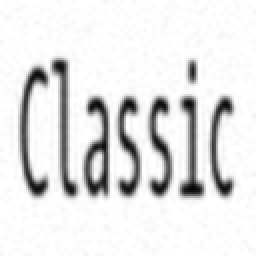
#> input picture inference-service/debug_patches/patch_1773341072841.png, 128 x 128 px (shown 2 times larger)
$ python -i preprocess.py   (imports and definitions only)
#> lines starting #> are read from the running program, lines starting #| are printed output that depends on the picture
# inference-service/preprocess.py
import cv2
import numpy as np
from PIL import Image
import io

IMAGE_SIZE = 128
MIN_PATCH_AREA = 400        # Ignore tiny regions (< 20×20 px)
MAX_PATCHES    = 5          # Process at most 5 patches per image
MSER_DELTA     = 5          # MSER sensitivity — lower = more regions
MSER_MIN_AREA  = 60
MSER_MAX_AREA  = 14400      # Ignores full-image regions
MSER_MAX_VAR   = 0.25

# ─── Image Loading ────────────────────────────────────────────────────────────

def bytes_to_bgr(image_bytes: bytes) -> np.ndarray | None:
    """Decode raw image bytes into an OpenCV BGR numpy array."""
    arr = np.frombuffer(image_bytes, dtype=np.uint8)
    img = cv2.imdecode(arr, cv2.IMREAD_COLOR)
    return img  # Returns None if decode fails


def resize_if_too_large(img: np.ndarray, max_dim: int = 1024) -> np.ndarray:
    """
    Downscale image if either dimension exceeds max_dim.
    Large images slow down MSER significantly without improving accuracy.
    """
    h, w = img.shape[:2]
    if max(h, w) <= max_dim:
        return img
    scale = max_dim / max(h, w)
    new_w = int(w * scale)
    new_h = int(h * scale)
    return cv2.resize(img, (new_w, new_h), interpolation=cv2.INTER_AREA)

# ─── MSER Text Detection ──────────────────────────────────────────────────────

def detect_text_patches(img_bgr: np.ndarray) -> list[dict]:
    """
    Detect text regions in the image using MSER.
    Returns a list of patch dicts sorted by area (largest first).

    Each dict contains:
        "patch":  np.ndarray (64, 64) uint8 grayscale, normalised to white bg
        "bbox":   (x, y, w, h) in original image coordinates
        "area":   int, pixel area of bounding box
    """
    img_bgr = resize_if_too_large(img_bgr)
    gray    = cv2.cvtColor(img_bgr, cv2.COLOR_BGR2GRAY)
    h_img, w_img = gray.shape

    # ── Step 1: MSER detection ────────────────────────────────────────────
    mser = cv2.MSER_create(
        delta=MSER_DELTA,
        min_area=MSER_MIN_AREA,
        max_area=MSER_MAX_AREA,
        max_variation=MSER_MAX_VAR,
    )
    regions, _ = mser.detectRegions(gray)

    print(f"DEBUG: img_bgr shape: {img_bgr.shape}, MSER found {len(regions) if regions else 0} regions")
    if not regions:
        return [_fallback_center_patch(gray)]

    # ── Step 2: Convert regions to bounding boxes ─────────────────────────
    raw_boxes = []
    for region in regions:
        pts = region.reshape(-1, 1, 2)
        x, y, w, h = cv2.boundingRect(pts)
        area = w * h

        if area < MIN_PATCH_AREA:
            continue

        # Filter out near-square blobs likely to be icons/logos not text
        aspect = w / max(h, 1)
        if not (0.15 < aspect < 12):
            continue

        raw_boxes.append((x, y, w, h))

    print(f"DEBUG: raw_boxes after filter: {len(raw_boxes)}")

    if not raw_boxes:
        return [_fallback_center_patch(gray)]

    # ── Step 3: Merge overlapping boxes ──────────────────────────────────
    merged = _merge_overlapping_boxes(raw_boxes, overlap_threshold=0.3)

    # ── Step 4: Sort by area descending, take top MAX_PATCHES ────────────
    merged.sort(key=lambda b: b[2] * b[3], reverse=True)
    top_boxes = merged[:MAX_PATCHES]

    # ── Step 5: Crop, normalise, resize each box to 64×64 ────────────────
    patches = []
    for (x, y, w, h) in top_boxes:
        pad = max(6, int(min(w, h) * 0.15))
        x1 = max(0, x - pad)
        y1 = max(0, y - pad)
        x2 = min(w_img, x + w + pad)
        y2 = min(h_img, y + h + pad)

        crop = gray[y1:y2, x1:x2]
        if crop.size == 0:
            continue

        normalised = _normalise_patch(crop)
        resized    = cv2.resize(normalised, (IMAGE_SIZE, IMAGE_SIZE), interpolation=cv2.INTER_LANCZOS4)

        patches.append({
            "patch": resized,
            "bbox":  (x1, y1, x2 - x1, y2 - y1),
            "area":  (x2 - x1) * (y2 - y1),
        })

    return patches if patches else [_fallback_center_patch(gray)]


def _normalise_patch(crop: np.ndarray) -> np.ndarray:
    """
    Ensure the patch has a white background and dark text.
    Fonts can appear as dark-on-white OR white-on-dark.
    We always convert to dark-on-white for consistent model input.
    """
    mean = np.mean(crop)
    if mean < 128:
        # Dark background — invert so text is dark on white
        return cv2.bitwise_not(crop)
    return crop


def _fallback_center_patch(gray: np.ndarray) -> dict:
    """
    If MSER finds nothing, crop the centre third of the image.
    This handles clean text-only images where MSER finds no regions.
    """
    h, w = gray.shape
    y1, y2 = h // 3, 2 * h // 3
    x1, x2 = w // 3, 2 * w // 3
    crop = gray[y1:y2, x1:x2]
    if crop.size == 0:
        crop = gray
    normalised = _normalise_patch(crop)
    resized    = cv2.resize(normalised, (IMAGE_SIZE, IMAGE_SIZE), interpolation=cv2.INTER_LANCZOS4)
    return {"patch": resized, "bbox": (x1, y1, x2 - x1, y2 - y1), "area": 0}


def _merge_overlapping_boxes(
    boxes: list[tuple[int, int, int, int]],
    overlap_threshold: float = 0.3,
) -> list[tuple[int, int, int, int]]:
    """
    Merge boxes with significant overlap (e.g. MSER detecting the same letter twice).
    Uses IoU (intersection over union) — standard object detection technique.
    """
    if not boxes:
        return []

    boxes = list(set(boxes))  # Remove exact duplicates
    merged = []
    used = [False] * len(boxes)

    for i, b1 in enumerate(boxes):
        if used[i]:
            continue
        x1, y1, w1, h1 = b1
        group = [b1]

        for j, b2 in enumerate(boxes[i+1:], start=i+1):
            if used[j]:
                continue
            x2, y2, w2, h2 = b2

            # Compute IoU
            ix1 = max(x1, x2)
            iy1 = max(y1, y2)
            ix2 = min(x1 + w1, x2 + w2)
            iy2 = min(y1 + h1, y2 + h2)

            if ix2 <= ix1 or iy2 <= iy1:
                continue  # No overlap

            inter = (ix2 - ix1) * (iy2 - iy1)
            union = w1 * h1 + w2 * h2 - inter
            iou   = inter / union if union > 0 else 0

            if iou >= overlap_threshold:
                group.append(b2)
                used[j] = True

        # Merge group into one bounding box
        all_x = [b[0] for b in group]
        all_y = [b[1] for b in group]
        all_x2 = [b[0] + b[2] for b in group]
        all_y2 = [b[1] + b[3] for b in group]
        mx1, my1 = min(all_x), min(all_y)
        mx2, my2 = max(all_x2), max(all_y2)
        merged.append((mx1, my1, mx2 - mx1, my2 - my1))
        used[i] = True

    return merged

>>> import cv2
>>> picture = cv2.imread('debug_patches/patch_1773341072841.png')
#> picture is the input picture: shape (128, 128, 3); min 4, max 255, mean 228
>>> result = detect_text_patches(picture)
#> in detect_text_patches, `regions, _ = mser.detectRegions(gray)`: regions = 220 items
#| DEBUG: img_bgr shape: (128, 128, 3), MSER found 220 regions
#> the loop in detect_text_patches, `for region in regions:` made 220 passes
#> (x, y, w, h, area, aspect) on passes 1 to 3: (27, 30, 11, 68, 748, 0.162), (27, 30, 11, 68, 748, 0.162), (27, 30, 11, 68, 748, 0.162)
#> after the loop in detect_text_patches, `for region in regions:`: raw_boxes = 206 items, first 6: (27, 30, 11, 68), (27, 30, 11, 68), (27, 30, 11, 68), (26, 30, 12, 68), (26, 30, 12, 68), (26, 30, 13, 68)
#| DEBUG: raw_boxes after filter: 206
#> in _merge_overlapping_boxes, `boxes = list(set(boxes))`: boxes = 64 items, first 6: (11, 34, 12, 63), (105, 49, 11, 49), (90, 48, 12, 51), (9, 32, 16, 67), (10, 34, 14, 64), (75, 49, 11, 49)
#> in _merge_overlapping_boxes, `used = [False] * len(boxes)`: used = 64 items, first 6: False, False, False, False, False, False
#> the loop in _merge_overlapping_boxes, `for i, b1 in enumerate(boxes):` made 64 passes
#> b1 on passes 4, 5, 7, 9, 11, 13, 14, 15, 16, 17, 18, 19: (9, 32, 16, 67), (10, 34, 14, 64), (106, 49, 10, 48), (105, 48, 12, 50), (10, 33, 14, 65), (76, 50, 9, 47), (73, 47, 14, 53), (89, 48, 14, 51), (91, 49, 10, 48), (58, 48, 13, 51), (42, 48, 13, 50), (41, 47, 14, 53)
#> (x1, y1, w1, h1, all_x, all_y, all_x2, all_y2) on passes 1 to 3: (11, 34, 12, 63, [11, 9, 10, 10, 11, 10, 11, 9, 11, 10], [34, 32, 34, 33, 34, 33, 35, 33, 34, 33], [23, 25, 24, 24, 24, 25, 23, 25, 23, 24], [97, 99, 98, 98, 98, 99, 97, 99, 98, 99]), (105, 49, 11, 49, [105, 106, 105, 106, 104, 105, 106, 105, 104], [49, 49, 48, 50, 47, 49, 49, 48, 47], [116, 116, 117, 116, 117, 117, 116, 117, 118], [98, 97, 98, 97, 99, 98, 98, 99, 100]), (90, 48, 12, 51, [90, 89, 91, 89, 90, 90, 91, 91, 89], [48, 48, 49, 47, 48, 49, 50, 49, 47], [102, 103, 101, 103, 102, 102, 101, 101, 103], [99, 99, 97, 99, 98, 98, 97, 98, 100])
#> after the loop in _merge_overlapping_boxes, `for i, b1 in enumerate(boxes):`: merged = [(9, 32, 16, 67), (104, 47, 14, 53), (89, 47, 14, 53), (73, 47, 14, 53), (57, 47, 14, 53), (41, 47, 14, 53), (25, 29, 15, 70), (1, 1, 126, 126)]; used = 64 items, first 6: True, True, True, True, True, True
#> in detect_text_patches, `top_boxes = merged[:MAX_PATCHES]`: top_boxes = [(1, 1, 126, 126), (9, 32, 16, 67), (25, 29, 15, 70), (104, 47, 14, 53), (89, 47, 14, 53)]
#> the loop in detect_text_patches, `for (x, y, w, h) in top_boxes:` made 5 passes
#> (x, y, w, h, pad, x1, y1, x2) on passes 1 to 5: (1, 1, 126, 126, 18, 0, 0, 128), (9, 32, 16, 67, 6, 3, 26, 31), (25, 29, 15, 70, 6, 19, 23, 46), (104, 47, 14, 53, 6, 98, 41, 124), (89, 47, 14, 53, 6, 83, 41, 109)
#> pass 2, in detect_text_patches, `crop = gray[y1:y2, x1:x2]`:
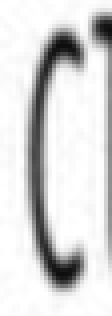
#> crop: shape (79, 28) (shown 4 times larger); min 14, max 255, mean 216.2
#> pass 2, in detect_text_patches, `resized    = cv2.resize(normalised, (IMAGE_SIZE, IMAGE_SIZE), interpol..`:
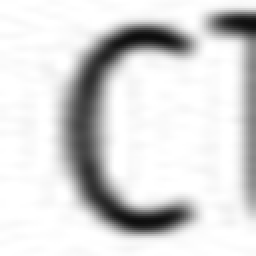
#> resized: shape (128, 128) (shown 2 times larger); min 13, max 255, mean 216.2
#> pass 3, in detect_text_patches, `crop = gray[y1:y2, x1:x2]`:
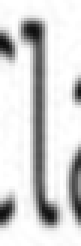
#> crop: shape (82, 27) (shown 3 times larger); min 14, max 255, mean 212.7
#> pass 3, in detect_text_patches, `resized    = cv2.resize(normalised, (IMAGE_SIZE, IMAGE_SIZE), interpol..`:
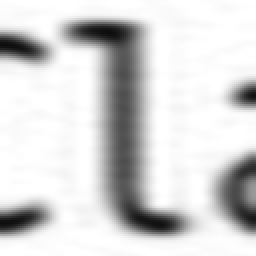
#> resized: shape (128, 128) (shown 2 times larger); min 14, max 255, mean 212.7
#> after the loop in detect_text_patches, `for (x, y, w, h) in top_boxes:`:
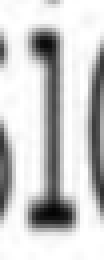
#> crop: shape (65, 26) (shown 4 times larger); min 4, max 255, mean 202.2
#> after the loop in detect_text_patches, `for (x, y, w, h) in top_boxes:`: patches = 5 items
#> result = 5 items

$ run again, on inference-service/debug_patches/patch_1773341073397.png
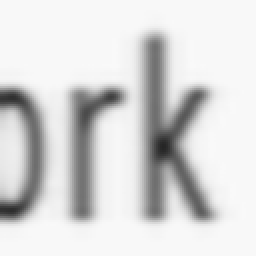
#> input picture inference-service/debug_patches/patch_1773341073397.png, 128 x 128 px (shown 2 times larger)
#> picture is the input picture: shape (128, 128, 3); min 37, max 249, mean 215.9
#> regions = 113 items
#| DEBUG: img_bgr shape: (128, 128, 3), MSER found 113 regions
#> the loop in detect_text_patches, `for region in regions:` made 113 passes
#> (x, y, w, h, area, aspect) on passes 12 to 19: (1, 45, 19, 64, 1216, 0.297), (1, 45, 19, 64, 1216, 0.297), (1, 45, 19, 64, 1216, 0.297), (1, 45, 20, 65, 1300, 0.308), (1, 45, 20, 65, 1300, 0.308), (1, 45, 20, 65, 1300, 0.308), (1, 45, 20, 65, 1300, 0.308), (1, 44, 20, 66, 1320, 0.303)
#> after the loop in detect_text_patches, `for region in regions:`: raw_boxes = 99 items, first 6: (1, 45, 19, 64), (1, 45, 19, 64), (1, 45, 19, 64), (1, 45, 20, 65), (1, 45, 20, 65), (1, 45, 20, 65)
#| DEBUG: raw_boxes after filter: 99
#> boxes = 42 items, first 6: (1, 45, 19, 64), (37, 44, 25, 65), (71, 17, 36, 94), (74, 20, 30, 89), (1, 55, 13, 45), (1, 56, 12, 43)
#> in _merge_overlapping_boxes, `used = [False] * len(boxes)`: used = 42 items, first 6: False, False, False, False, False, False
#> the loop in _merge_overlapping_boxes, `for i, b1 in enumerate(boxes):` made 42 passes
#> b1 on passes 4 to 11: (74, 20, 30, 89), (1, 55, 13, 45), (1, 56, 12, 43), (1, 42, 24, 70), (33, 42, 32, 69), (72, 18, 34, 92), (1, 54, 13, 46), (1, 54, 14, 47)
#> after the loop in _merge_overlapping_boxes, `for i, b1 in enumerate(boxes):`: merged = [(1, 42, 24, 70), (33, 42, 32, 70), (69, 15, 41, 97), (1, 1, 126, 126)]; used = 42 items, first 6: True, True, True, True, True, True
#> top_boxes = [(1, 1, 126, 126), (69, 15, 41, 97), (33, 42, 32, 70), (1, 42, 24, 70)]
#> the loop in detect_text_patches, `for (x, y, w, h) in top_boxes:` made 4 passes
#> (x, y, w, h, pad, x1, y1, x2) on passes 1 to 4: (1, 1, 126, 126, 18, 0, 0, 128), (69, 15, 41, 97, 6, 63, 9, 116), (33, 42, 32, 70, 6, 27, 36, 71), (1, 42, 24, 70, 6, 0, 36, 31)
#> pass 3, in detect_text_patches, `resized    = cv2.resize(normalised, (IMAGE_SIZE, IMAGE_SIZE), interpol..`:
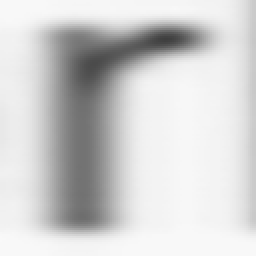
#> resized: shape (128, 128) (shown 2 times larger); min 63, max 249, mean 208.5
#> after the loop in detect_text_patches, `for (x, y, w, h) in top_boxes:`:
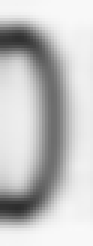
#> crop: shape (82, 31) (shown 3 times larger); min 45, max 249, mean 195.4
#> after the loop in detect_text_patches, `for (x, y, w, h) in top_boxes:`: patches = 4 items

$ run again, on inference-service/debug_patches/patch_1773341073449.png
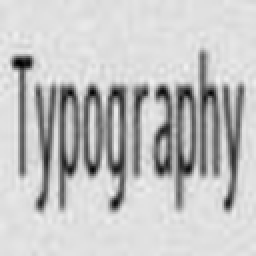
#> input picture inference-service/debug_patches/patch_1773341073449.png, 128 x 128 px (shown 2 times larger)
#> picture is the input picture: shape (128, 128, 3); min 0, max 240, mean 194.8
#> regions = 189 items
#| DEBUG: img_bgr shape: (128, 128, 3), MSER found 189 regions
#> the loop in detect_text_patches, `for region in regions:` made 189 passes
#> (x, y, w, h, area, aspect) on passes 4 to 6: (66, 42, 9, 46, 414, 0.196), (66, 42, 9, 47, 423, 0.191), (66, 42, 9, 47, 423, 0.191)
#> after the loop in detect_text_patches, `for region in regions:`: raw_boxes = 136 items, first 6: (66, 42, 9, 46), (66, 42, 9, 47), (66, 42, 9, 47), (66, 42, 9, 47), (53, 43, 10, 62), (53, 43, 10, 62)
#| DEBUG: raw_boxes after filter: 136
#> boxes = 49 items, first 6: (77, 43, 9, 45), (89, 43, 9, 51), (88, 43, 10, 59), (75, 24, 48, 83), (65, 41, 10, 48), (17, 42, 47, 64)
#> in _merge_overlapping_boxes, `used = [False] * len(boxes)`: used = 49 items, first 6: False, False, False, False, False, False
#> the loop in _merge_overlapping_boxes, `for i, b1 in enumerate(boxes):` made 49 passes
#> b1 on passes 3, 11, 13, 14, 15, 16, 18, 19: (88, 43, 10, 59), (76, 42, 10, 47), (5, 28, 12, 61), (89, 43, 9, 50), (66, 42, 9, 47), (6, 28, 11, 60), (17, 41, 58, 66), (89, 43, 9, 59)
#> after the loop in _merge_overlapping_boxes, `for i, b1 in enumerate(boxes):`: merged = [(76, 42, 10, 47), (88, 42, 10, 62), (75, 24, 48, 83), (65, 41, 10, 48), (17, 41, 58, 66), (18, 42, 10, 64), (111, 41, 12, 65), (42, 42, 10, 46), (5, 27, 14, 63), (100, 25, 10, 64), (29, 42, 11, 63), (1, 1, 126, 126), (53, 43, 10, 62)]; used = 49 items, first 6: True, True, True, True, True, True
#> top_boxes = [(1, 1, 126, 126), (75, 24, 48, 83), (17, 41, 58, 66), (5, 27, 14, 63), (111, 41, 12, 65)]
#> the loop in detect_text_patches, `for (x, y, w, h) in top_boxes:` made 5 passes
#> (x, y, w, h, pad, x1, y1, x2) on passes 1 to 5: (1, 1, 126, 126, 18, 0, 0, 128), (75, 24, 48, 83, 7, 68, 17, 128), (17, 41, 58, 66, 8, 9, 33, 83), (5, 27, 14, 63, 6, 0, 21, 25), (111, 41, 12, 65, 6, 105, 35, 128)
#> pass 3, in detect_text_patches, `resized    = cv2.resize(normalised, (IMAGE_SIZE, IMAGE_SIZE), interpol..`:
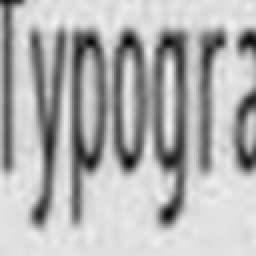
#> resized: shape (128, 128) (shown 2 times larger); min 1, max 240, mean 177.4
#> after the loop in detect_text_patches, `for (x, y, w, h) in top_boxes:`:
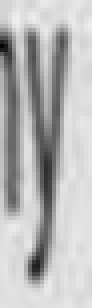
#> crop: shape (77, 23) (shown 4 times larger); min 4, max 239, mean 183.7
#> after the loop in detect_text_patches, `for (x, y, w, h) in top_boxes:`: patches = 5 items
